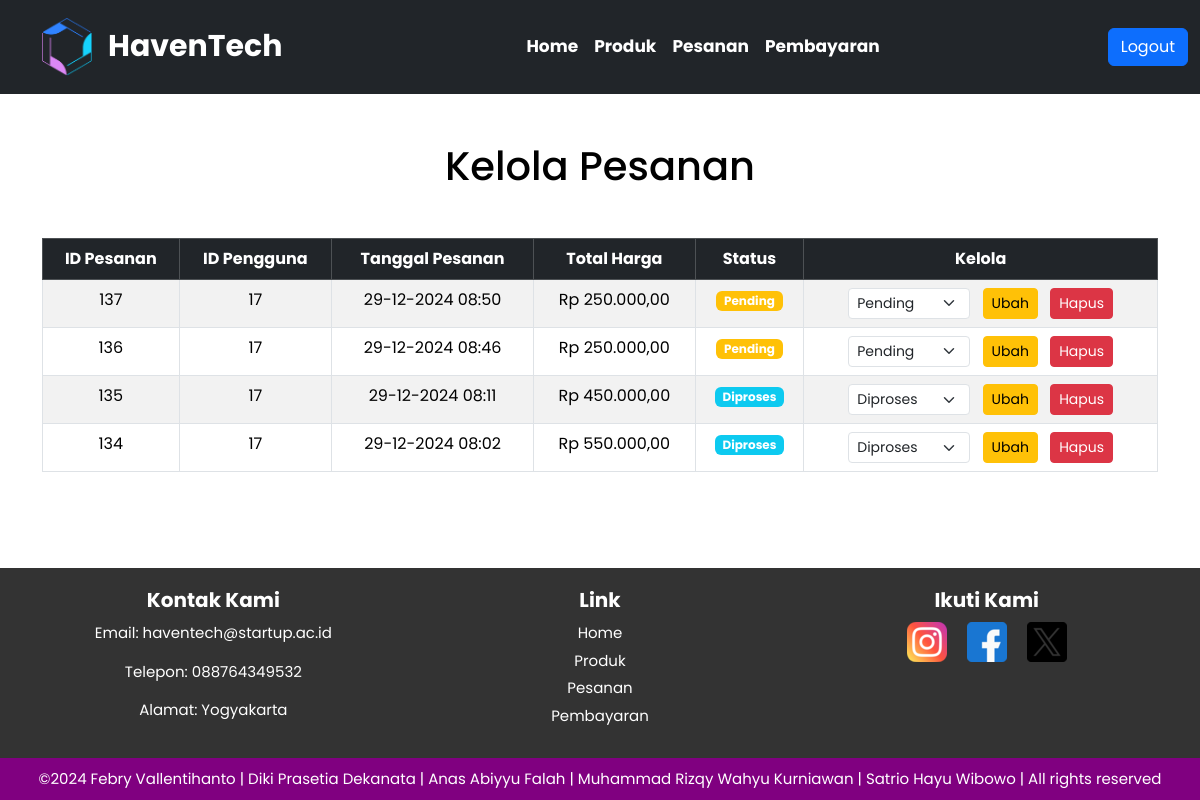
Screenshot of /admin/kelola_pesanan.php with the database file from the repository.
### tables this page shows
CREATE TABLE `pesanan` (
  `id_pesanan` int(11) NOT NULL,
  `id_pengguna` int(11) NOT NULL,
  `tanggal_pesanan` datetime DEFAULT current_timestamp(),
  `total_harga` decimal(10,2) NOT NULL CHECK (`total_harga` >= 0),
  `status` enum('Pending','Diproses','Dikirim','Selesai','Dibatalkan') DEFAULT 'Pending'
);

### admin/kelola_pesanan.php (the view, shortened to what this page needs)
<?php
include('../config.php');
$sql = "SELECT id_pesanan, id_pengguna, tanggal_pesanan, total_harga, status FROM pesanan ORDER BY tanggal_pesanan DESC";
$result = $conn->query($sql);
?>
<!DOCTYPE html>
<html lang="id">
<head>
    <link href="https://cdn.jsdelivr.net/npm/bootstrap@5.3.3/dist/css/bootstrap.min.css" rel="stylesheet">
    <link rel="stylesheet" href="../css/home.css">
</head>
<body>
    <header>
        <nav class="navbar navbar-expand-lg navbar-dark bg-dark sticky-lg-top">
            <div class="container-fluid">
                <div class="d-flex align-items-center">
                    <div class="logo me-3">
                        <a href="admin_home.php">
                            <img src="../asset/logo.png" alt="logo" height="40">
                        </a>
                    </div>
                    <a class="navbar-brand">HavenTech</a>
                </div>
                <div class="collapse navbar-collapse" id="navbarNav">
                    <ul class="navbar-nav me-auto mb-2 mb-lg-0">
                        <li class="nav-item">
                            <a class="nav-link" href="admin_home.php">Home</a>
                        </li>
                        <li class="nav-item">
                            <a class="nav-link" href="admin_produk.php">Produk</a>
                        </li>
                        <li class="nav-item">
                            <a class="nav-link" href="kelola_pesanan.php">Pesanan</a>
                        </li>
                        <li class="nav-item">
                            <a class="nav-link" href="konfirmasi_pembayaran.php">Pembayaran</a>
                        </li>
                    </ul>
                    <div class="auth">
                        <a class="btn btn-primary" href="../pengguna/login_worker.php">Logout</a>
                    </div>
                </div>
            </div>
        </nav>
    </header>
    <div class="container my-5">
        <h1 class="text-center mb-5">Kelola Pesanan</h1>
        <table class="table table-bordered table-striped table-hover">
            <thead class="table-dark">
                <tr>
                    <th>ID Pesanan</th>
                    <th>ID Pengguna</th>
                    <th>Tanggal Pesanan</th>
                    <th>Total Harga</th>
                    <th>Status</th>
                    <th>Kelola</th>
                </tr>
            </thead>
            <tbody>
                <?php if ($result->num_rows > 0): ?>
                    <?php while ($row = $result->fetch_assoc()): ?>
                        <tr>
                            <td><?= htmlspecialchars($row['id_pesanan']) ?></td>
                            <td><?= htmlspecialchars($row['id_pengguna']) ?></td>
                            <td><?= htmlspecialchars(date("d-m-Y H:i", strtotime($row['tanggal_pesanan']))) ?></td>
                            <td>Rp <?= htmlspecialchars(number_format($row['total_harga'], 2, ',', '.')) ?></td>
                            <td>
                                <span class="badge bg-<?= getStatusBadgeClass($row['status']) ?>">
                                    <?= htmlspecialchars($row['status']) ?>
                                </span>
                            </td>
                            <td>
                                <form action="proses_pesanan.php" method="POST" class="d-inline">
                                    <select name="status" class="form-select form-select-sm d-inline w-auto">
                                        <option value="Pending" <?= $row['status'] === 'Pending' ? 'selected' : '' ?>>Pending</option>
                                        <option value="Diproses" <?= $row['status'] === 'Diproses' ? 'selected' : '' ?>>Diproses</option>
                                    </select>
                                    <button type="submit" class="btn btn-warning btn-sm ms-2">Ubah</button>
                                </form>
                                <form action="hapus_pesanan.php" method="POST" class="d-inline">
                                    <button type="submit" class="btn btn-danger btn-sm ms-2" onclick="return confirm('Apakah Anda yakin ingin menghapus pesanan ini?')">Hapus</button>
                                </form>
                            </td>
                        </tr>
                    <?php endwhile; ?>
                <?php else: ?>
                    <tr>
                        <td colspan="6" class="text-center">Tidak ada pesanan.</td>
                    </tr>
                <?php endif; ?>
            </tbody>
        </table>
    </div>
    <?php
    function getStatusBadgeClass($status)
    {
        switch ($status) {
            case 'Diproses':
            case 'Dikirim':
                return 'info';
            default:
                return 'warning';
        }
    }
    ?>
<footer class="footer">
        <div class="footer-kontak">
            <h3>Kontak Kami</h3>
            <p>Email: haventech@startup.ac.id</p>
            <p>Telepon: 088764349532 </p>
            <p>Alamat: Yogyakarta</p>
        </div>
        <div class="footer-kontak">
            <h3>Link</h3>
            <div class="footer-link">
                <a href="admin_home.php">Home</a>
                <a href="admin_produk.php">Produk</a>
                <a href="kelola_pesanan.php">Pesanan</a>
                <a href="konfirmasi_pembayaran.php">Pembayaran</a>
            </div>
        </div>
        <div class="footer-kontak">
            <h3>Ikuti Kami</h3>
            <div class="footer-icon">
                <a href="https://www.instagram.com/"><img src="../asset/icon1.png"></a>
                <a href="https://www.facebook.com/?locale=id_ID"><img src="../asset/icon2.png"></a>
                <a href="https://x.com/?lang=id"><img src="../asset/icon3.png"></a>
            </div>
        </div>
    </footer>
    <div class="footer-copyright">
        &copy;2024 Febry Vallentihanto | Diki Prasetia Dekanata | Anas Abiyyu Falah | Muhammad Rizqy Wahyu Kurniawan | Satrio Hayu Wibowo | All rights reserved
    </div>
</body>
</html>

### css/home.css (style rules this page uses)
body { background-color: white; color: black; text-align: center; font-family: "Poppins"; background-size: cover; background-position: center; background-attachment: fixed; display: flex; flex-direction: column; min-height: 100vh; }
.container-fluid { margin-top: 10px; margin-bottom: 10px; }
.logo img { width: 50px; height: auto; margin-left: 30px; }
.navbar-nav { margin: auto; }
.navbar-brand { font-size: 30px; font-weight: bold; }
.nav-link { color: white; font-size: 17px; font-weight: bold; }
.auth { align-items: center; }
.footer { display: flex; justify-content: space-around; align-items: flex-start; padding: 20px; background-color: #333; color: white; flex-wrap: wrap; margin-top: auto; }
.footer-kontak { display: flex; flex-direction: column; margin: 0 10px; flex: 1; text-align: center; }
.footer-kontak h3 { margin-bottom: 10px; color: white; font-size: 20px; font-weight: bold; }
.footer-kontak p { font-size: 15px; }
.footer-icon { display: flex; justify-content: center; gap: 20px; }
.footer-icon img { width: 40px; height: 40px; display: flex; }
.footer-link { display: flex; flex-direction: column; }
.footer-link a { color: white; margin-bottom: 5px; text-decoration: none; font-size: 15px; }
.footer-copyright { background-color: purple; padding: 10px; text-align: center; color: white; font-size: 15px; }

### rows the page displays
pesanan: id_pesanan "137", id_pengguna "17", tanggal_pesanan "29-12-2024 08:50", total_harga "250.000,00", status "Pending"
pesanan: id_pesanan "136", id_pengguna "17", tanggal_pesanan "29-12-2024 08:46", total_harga "250.000,00", status "Pending"
pesanan: id_pesanan "135", id_pengguna "17", tanggal_pesanan "29-12-2024 08:11", total_harga "450.000,00", status "Diproses"
pesanan: id_pesanan "134", id_pengguna "17", tanggal_pesanan "29-12-2024 08:02", total_harga "550.000,00", status "Diproses"
